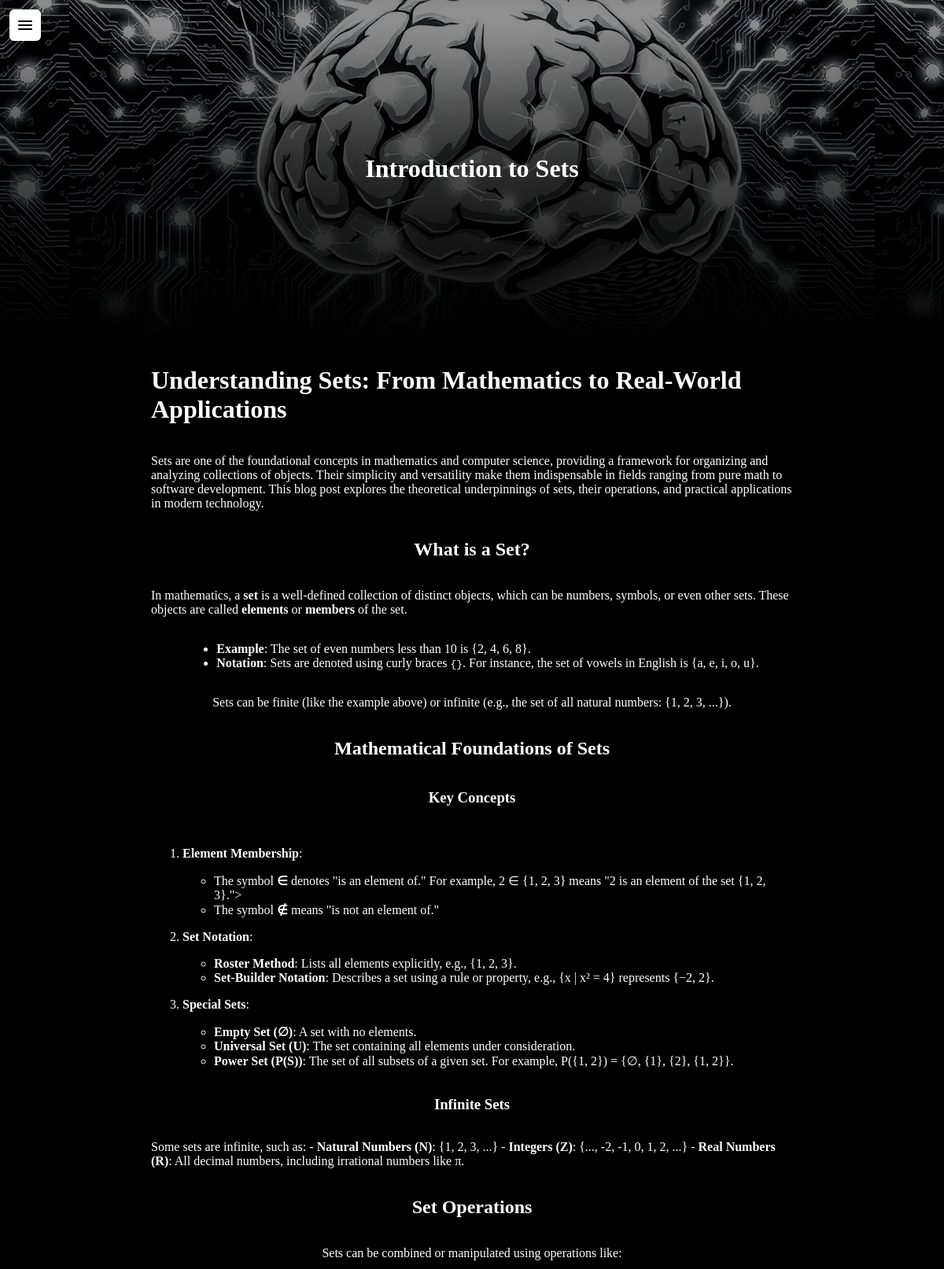
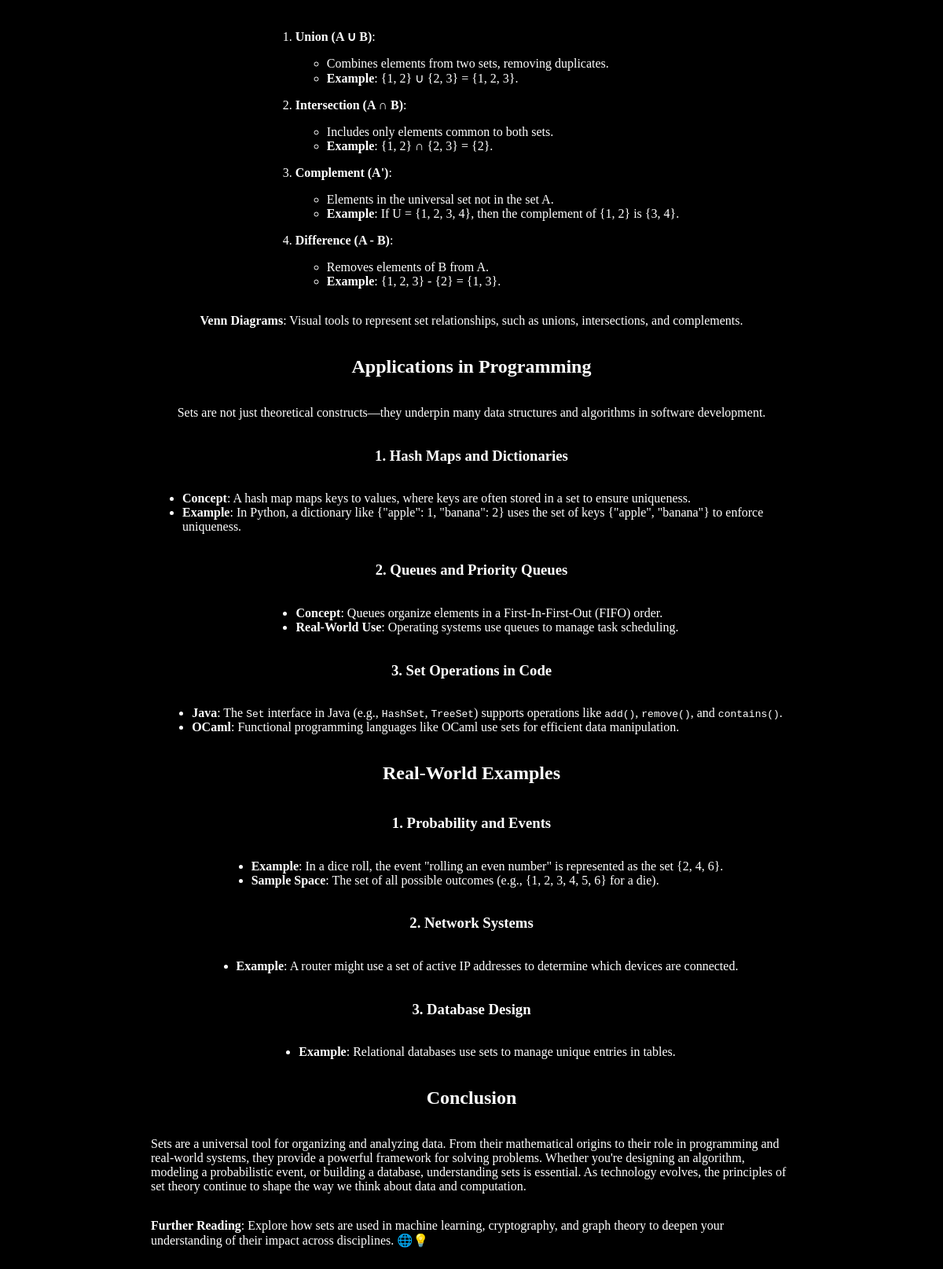
Screenshot of /posts/14 with the database file from the repository (2 pictures, top to bottom).
### server.py (models this page shows, shortened)
class Post(db.Model):
    id      = db.Column(db.Integer, primary_key=True)
    title   = db.Column(db.String(200), nullable=False)
    content = db.Column(db.Text, nullable=False)
    tags    = db.Column(db.String(200), nullable=True)

### server.py (the view)
@app.route("/posts/<int:post_id>", methods=["GET"])
def get_post(post_id):
    post = Post.query.get_or_404(post_id)
    return render_template('post.html', post=post)

### templates/post.html
{% extends "base.html" %}
{% block header %}
<header>
    <h1> {{ post.title }}</h1>
</header>
{% endblock %}
{% block content %}
{{ post.content|safe }}
{% endblock %}

### static/css/styles.css (style rules this page uses)
body { background-color: #000; color: white; margin: 0; padding: 0; }
:root { --nav-height: 0; }
header { background-image: linear-gradient(rgba(0,0,0,0.4), rgba(0,0,0,0.6), rgba(0,0,0,0.8), rgba(0,0,0,1)), url("../fym_hero.png"); background-position: center; display: flex; justify-content: center; align-items: center; height: 60px; margin: 0; padding: 184px 0; }

### rows the page displays
Post: title "Introduction to Sets", content "Understanding Sets: From Mathematics to Real-World Applications Sets are one of the foundational concepts in mathematics and computer science, providing a framework for organizing and analyzing collections of objects. Their simplicity and versatility make them indispensable in fields ranging from pure math to software development. This blog post explores the theoretical underpinnings of sets, their operations, and practical applications in modern technology. What is a Set? In mathematics, a set is a well-defined collection of distinct objects, which can be numbers, symbols, or even other sets. These objects are called elements or members of the set. Example : The set of even numbers less…"
